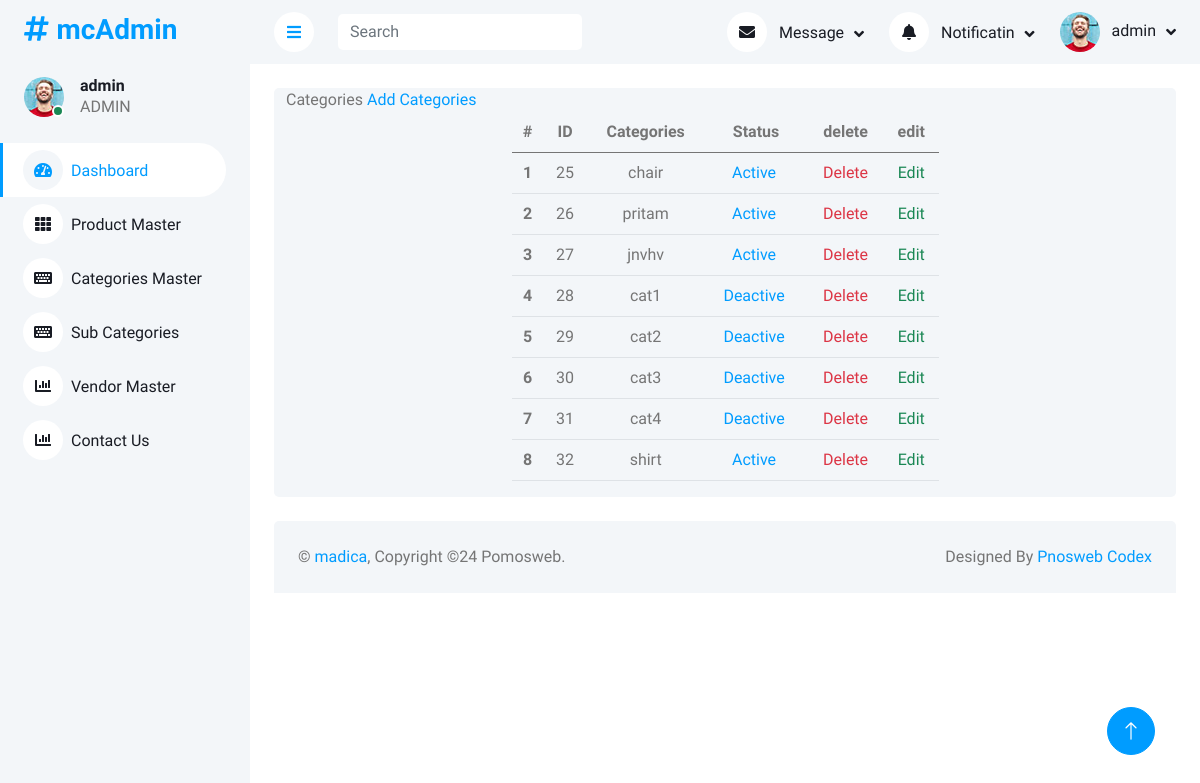
Screenshot of /admin/categories.php (signed in) with the database file from the repository.
### tables this page shows
CREATE TABLE `categories` (
  `id` int(111) NOT NULL,
  `categories` varchar(255) NOT NULL,
  `status` tinyint(4) NOT NULL,
  `pid` int(11) NOT NULL
);

### admin/inc/connection.inc.php (called while the page is built, shortened)
<?php
$sitename="madica";
$sitAdmin="mcAdmin";
?>

### admin/categories.php (the view, shortened to what this page needs)
<?php
require_once("./inc/connection.inc.php");
include("./sideber.inc.php");
?>
</div>
<div class="content">
    <?php include("./top.inc.php") ?>
    <div class="container-fluid pt-4 px-4">
        <div class="row  bg-light rounded align-items-center justify-content-center mx-0">
            <div>Categories <a href="./add_categories.php" class="text-primary">Add Categories</a></div>
            <div class="col-md-6 text-center">
                <div>
                    <table class="table">
                        <thead>
                            <tr>
                                <th scope="col" class="serial">#</th>
                                <th scope="col" class="ID">ID</th>
                                <th scope="col">Categories</th>
                                <th scope="col">Status</th>
                                <th scope="col">delete</th>
                                <th scope="col">edit</th>
                            </tr>
                        </thead>
                        <tbody>
                            <?php
                            $sql = "SELECT * FROM categories categories ";
                            $resultSet = $con->query($sql);
                            $i = 1;
                            while ($row = $resultSet->fetch_assoc()) {
                            ?>
                                <tr>
                                    <th scope="row" class="serial"><?php echo $i++ ?></th>
                                    <td><?php echo $row['id'] ?></td>
                                    <td><?php echo $row['categories'] ?></td>
                                    <td><?php
                                        if ($row['status'] == 1) {
                                            echo "<a href='?type=status&operation=deactive&id=" . $row['id'] . "'>Active</a>&nbsp;";
                                        } else {
                                            echo "<a href='?type=status&operation=active&id=" . $row['id'] . "'>Deactive</a>&nbsp;";
                                        }
                                        ?></td>
                                    <td><?php
                                        echo "<a class='text-danger' href='?type=delete&id=" . $row['id'] . "'>Delete</a>";
                                        ?></td>
                                    <td><?php
                                        echo "<a class='text-success' href='add_categories.php?id=" . $row['id'] . "'>Edit</a>";
                                        ?></td>
                                </tr>
                            <?php
                            }
                            ?>
                        </tbody>
                    </table>
                </div>
            </div>
        </div>
    </div>
    <?php include("./footer.inc.php") ?>

### admin/sideber.inc.php (shortened to what this page needs)
<?php
require_once("./inc/connection.inc.php");
?>
<!DOCTYPE html>
<html lang="en">
<head>
    <link href="https://cdnjs.cloudflare.com/ajax/libs/font-awesome/5.10.0/css/all.min.css" rel="stylesheet">
    <link href="https://cdn.jsdelivr.net/npm/bootstrap-icons@1.4.1/font/bootstrap-icons.css" rel="stylesheet">
    <link href="lib/owlcarousel/assets/owl.carousel.min.css" rel="stylesheet">
    <link href="lib/tempusdominus/css/tempusdominus-bootstrap-4.min.css" rel="stylesheet" />
    <link href="css/bootstrap.min.css" rel="stylesheet">
    <link href="css/style.css" rel="stylesheet">
     <link rel="stylesheet" href="./css/custom.css">
</head>
<body>
    <div class="container-xxl position-relative bg-white d-flex p-0">
        <div class="sidebar pe-4 pb-3">
            <nav class="navbar bg-light navbar-light">
                <a href="index.php" class="navbar-brand mx-4 mb-3">
                    <h3 class="text-primary"><i class="fa fa-hashtag me-2"></i><?php echo $sitAdmin ?></h3>
                </a>
                <div class="d-flex align-items-center ms-4 mb-4">
                    <div class="position-relative">
                        <img class="rounded-circle" src="img/user.jpg" alt="" style="width: 40px; height: 40px;">
                        <div class="bg-success rounded-circle border border-2 border-white position-absolute end-0 bottom-0 p-1"></div>
                    </div>
                    <div class="ms-3">
                        <h6 class="mb-0"><?php echo $_SESSION['ADMIN_USERNAME'] ?></h6>
                        <span><?php echo $_SESSION['ADMIN_MENEGE'] ?></span>
                    </div>
                </div>
                <div class="navbar-nav w-100">
                    <a href="index.php" class="nav-item nav-link active"><i class="fa fa-tachometer-alt me-2"></i>Dashboard</a>
                    <a href="./product.php" class="nav-item nav-link"><i class="fa fa-th me-2"></i>Product Master</a>
                    <?php if($_SESSION['ADMIN_ROLE']!=1){ ?>
                    <a href="./categories.php" class="nav-item nav-link"><i class="fa fa-keyboard me-2"></i>Categories Master</a>
                    <a href="./sub_categories.php" class="nav-item nav-link"><i class="fa fa-keyboard me-2"></i>Sub Categories</a>
                    <a href="./vendor.php" class="nav-item nav-link"><i class="fa fa-chart-bar me-2"></i>Vendor Master</a>
                    <a href="./contact.php" class="nav-item nav-link"><i class="fa fa-chart-bar me-2"></i>Contact Us</a>
                    <?php } ?>
                </div>
            </nav>

### admin/top.inc.php (shortened to what this page needs)
<?php
require_once("./inc/connection.inc.php")
?>
<nav class="navbar navbar-expand bg-light navbar-light sticky-top px-4 py-0">
                <a href="#" class="sidebar-toggler flex-shrink-0">
                    <i class="fa fa-bars"></i>
                </a>
                <form class="d-none d-md-flex ms-4">
                    <input class="form-control border-0" type="search" placeholder="Search">
                </form>
                <div class="navbar-nav align-items-center ms-auto">
                    <div class="nav-item dropdown">
                        <a href="#" class="nav-link dropdown-toggle" data-bs-toggle="dropdown">
                            <i class="fa fa-envelope me-lg-2"></i>
                            <span class="d-none d-lg-inline-flex">Message</span>
                        </a>
                    </div>
                    <div class="nav-item dropdown">
                        <a href="#" class="nav-link dropdown-toggle" data-bs-toggle="dropdown">
                            <i class="fa fa-bell me-lg-2"></i>
                            <span class="d-none d-lg-inline-flex">Notificatin</span>
                        </a>
                    </div>
                    <div class="nav-item dropdown">
                        <a href="#" class="nav-link dropdown-toggle" data-bs-toggle="dropdown">
                            <img class="rounded-circle me-lg-2" src="img/user.jpg" alt="" style="width: 40px; height: 40px;">
                            <span class="d-none d-lg-inline-flex"><?php echo $_SESSION['ADMIN_USERNAME'] ?></span>
                        </a>
                    </div>
                </div>
            </nav>

### admin/footer.inc.php (shortened to what this page needs)
<?php
require_once("./inc/connection.inc.php")
?>
<div class="container-fluid pt-4 px-4">
                <div class="bg-light rounded-top p-4">
                    <div class="row">
                        <div class="col-12 col-sm-6 text-center text-sm-start">
                            &copy; <a href="#"><?php echo $sitename ?></a>, Copyright ©<?php echo date('y') ?> Pomosweb.
                        </div>
                        <div class="col-12 col-sm-6 text-center text-sm-end">
                            Designed By <a href="#">Pnosweb Codex</a>
                        </div>
                    </div>
                </div>
            </div>
            </div>
        <a href="#" class="btn btn-lg btn-primary btn-lg-square back-to-top"><i class="bi bi-arrow-up"></i></a>
    </div>
</body>
</html>

### admin/css/style.css (style rules this page uses)
:root { --primary: #009CFF; --light: #F3F6F9; --dark: #191C24; }
.back-to-top { position: fixed; display: none; right: 45px; bottom: 45px; z-index: 99; }
.btn { transition: .5s; }
.btn.btn-primary { color: #FFFFFF; }
.btn-lg-square { width: 48px; height: 48px; }
.btn-square, .btn-sm-square, .btn-lg-square { padding: 0; display: inline-flex; align-items: center; justify-content: center; font-weight: normal; border-radius: 50px; }
.sidebar { position: fixed; top: 0; left: 0; bottom: 0; width: 250px; height: 100vh; overflow-y: auto; background: var(--light); transition: 0.5s; z-index: 999; }
.content { margin-left: 250px; min-height: 100vh; background: #FFFFFF; transition: 0.5s; }
@media (min-width: 992px) { .sidebar { margin-left: 0; } }
@media (min-width: 992px) { .content { width: calc(100% - 250px); } }
.sidebar .navbar .navbar-nav .nav-link { padding: 7px 20px; color: var(--dark); font-weight: 500; border-left: 3px solid var(--light); border-radius: 0 30px 30px 0; outline: none; }
.sidebar .navbar .navbar-nav .nav-link:hover, .sidebar .navbar .navbar-nav .nav-link.active { color: var(--primary); background: #FFFFFF; border-color: var(--primary); }
.sidebar .navbar .navbar-nav .nav-link i { width: 40px; height: 40px; display: inline-flex; align-items: center; justify-content: center; background: #FFFFFF; border-radius: 40px; }
.sidebar .navbar .navbar-nav .nav-link:hover i, .sidebar .navbar .navbar-nav .nav-link.active i { background: var(--light); }
.content .navbar .navbar-nav .nav-link { margin-left: 25px; padding: 12px 0; color: var(--dark); outline: none; }
.content .navbar .sidebar-toggler, .content .navbar .navbar-nav .nav-link i { width: 40px; height: 40px; display: inline-flex; align-items: center; justify-content: center; background: #FFFFFF; border-radius: 40px; }
.content .navbar .dropdown-toggle::after { margin-left: 6px; vertical-align: middle; border: none; content: "\f107"; font-family: "Font Awesome 5 Free"; font-weight: 900; transition: .5s; }

### rows the page displays
categories: id "25", categories "chair"
categories: id "26", categories "pritam"
categories: id "27", categories "jnvhv"
categories: id "28", categories "cat1"
categories: id "29", categories "cat2"
categories: id "30", categories "cat3"
categories: id "31", categories "cat4"
categories: id "32", categories "shirt"

### other values shown
$sitAdmin "mcAdmin"
$_SESSION['ADMIN_USERNAME'] "admin"
$_SESSION['ADMIN_MENEGE'] "ADMIN"
$sitename "madica"
